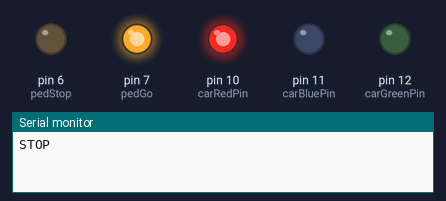
Simulated run of this sketch. Board: Arduino Uno, built with avr-gcc and run on an emulated ATmega328P. On the bench: output pins drawn as LEDs (lit = HIGH), the last lines printed to the serial monitor.

Above: at 0.3 s.
At 1.4 s:
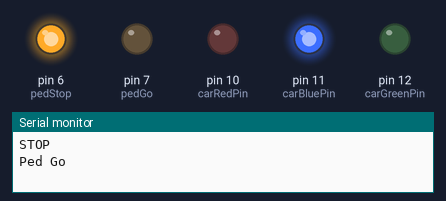
At 2.5 s:
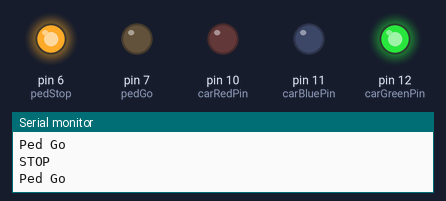
Timing chart, 0 to 3.7 s (numbered marks = the images above):
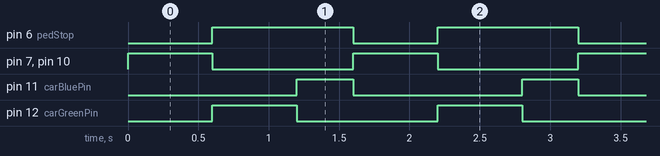

Measured:
- by itself, pin 6 (pedStop): alternates HIGH for 1.0 s and LOW for 0.60 s
- by itself, pin 7 (pedGo), pin 10 (carRedPin), pin 12 (carGreenPin): alternates HIGH for 0.60 s and LOW for 1.0 s
- by itself, pin 11 (carBluePin): alternates HIGH for 0.40 s and LOW for 1.2 s

The sketch:

t3a_trafficLight_mar21.ino
```cpp
//Initialise traffic Light vars
int carGreenPin = 12;
int carBluePin = 11;
int carRedPin = 10;

//Initialise Pedestrian Movement vars
int pedGo = 7;
int pedStop = 6;

//Initialise Pedestrian Traffic Light vars
int pedGreenPin = 12;
int pedBluePin = 11;
int pedRedPin = 10;


void setup() {
  Serial.begin(9600);

  pinMode(carRedPin, OUTPUT);
  pinMode(carBluePin, OUTPUT);
  pinMode(carGreenPin, OUTPUT);

  pinMode(pedGo, OUTPUT);
  pinMode(pedStop, OUTPUT);

  pinMode(pedRedPin, OUTPUT);
  pinMode(pedBluePin, OUTPUT);
  pinMode(pedGreenPin, OUTPUT);
  // put your setup code here, to run once:

}

void loop() {
  //Red
  TrafficLights(LOW, HIGH, LOW, 600);
  //Green
  TrafficLights(HIGH, LOW, LOW, 600);
  //Blue
  TrafficLights(LOW, LOW, HIGH, 400);

  // put your main code here, to run repeatedly:
}

//void TrafficLights(uint8_t pGreen, uint8_t pRed, uint8_t pBlue, int pDelayVal){
//  GreenRedBlue(pGreen, pRed, pBlue, pDelayVal);
//  PedestrianGo(pGreen, pRed);
//}

void TrafficLights(uint8_t green, uint8_t red, uint8_t blue, int delayVal) {
  //Serial.println(green);
  digitalWrite(carGreenPin, green);
  digitalWrite(carBluePin, blue);
  digitalWrite(carRedPin, red);
  PedestrianGo(green, red);
  delay(delayVal);
}

void CarLights(uint8_t isGreen, uint8_t isRed, uint8_t isBlue) {
  digitalWrite(carGreenPin, isGreen);
  digitalWrite(carBluePin, isBlue);
  digitalWrite(carRedPin, isRed);
}

void PedestrianLights(uint8_t isGreen, uint8_t isRed, uint8_t isBlue) {
  digitalWrite(pedGreenPin, isGreen);
  digitalWrite(pedBluePin, isBlue);
  digitalWrite(pedRedPin, isRed);
}

void PedestrianGo(uint8_t isGreen, uint8_t isRed) {
  digitalWrite(pedGo, HIGH);
  digitalWrite(pedStop, HIGH);

  if (isGreen && !isRed) {
    Serial.println("Ped Go");
    digitalWrite(pedGo, LOW);
    digitalWrite(pedStop, HIGH);
  }
  else if (!isGreen && isRed) {
    Serial.println("STOP");
    digitalWrite(pedGo, HIGH);
    digitalWrite(pedStop, LOW);
  }
  else {
    digitalWrite(pedGo, LOW);
    digitalWrite(pedStop, HIGH);
  }
}

/*
void greenLight() {
  digitalWrite(redPin, LOW);
  digitalWrite(bluePin, LOW);
  digitalWrite(greenPin, HIGH);
}

void redLight() {
  digitalWrite(redPin, HIGH);
  digitalWrite(bluePin, LOW);
  digitalWrite(greenPin, LOW);
}

void blueLight() {
  digitalWrite(redPin, LOW);
  digitalWrite(bluePin, HIGH);
  digitalWrite(greenPin, LOW);
}

void All() {
  digitalWrite(redPin, HIGH);
  digitalWrite(bluePin, HIGH);
  digitalWrite(greenPin, HIGH);
}

*/
```
